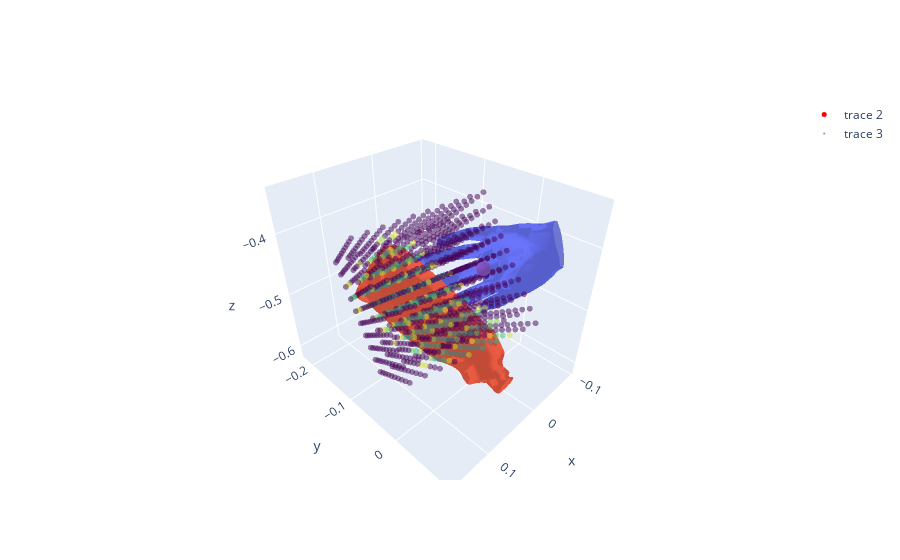

This figure's notebook cell:
### Code cell
from utils.mano import ManoLayer
from utils.utils import load_ho_meta, get_obj_mesh, apply_transform_to_mesh, add_trimesh_to_fig
import trimesh
import plotly.graph_objects as go
import trimesh
import numpy as np
import torch
from scipy.spatial.transform import Rotation as R

# load object
obj_mesh = trimesh.load_mesh('data/models/006_mustard_bottle/textured_simple.obj')


class AmbientSensor():
    def __init__(self, cell_length=0.018):
        # 3次元格子の生成
        x = np.linspace(0, -cell_length*10, 10) 
        y = np.linspace(0, -cell_length*10, 10)
        z = np.linspace(0, cell_length*10, 10)
        X, Y, Z = np.meshgrid(x, y, z, indexing='ij')
        self.lattice = torch.from_numpy(np.column_stack((X.ravel(), Y.ravel(), Z.ravel()))).to(torch.float32)
        trans = torch.tensor([[0.04,0.0,-0.09]])
        self.lattice += trans
        self.lattice_origin = self.lattice.clone()
        
        self.values = torch.rand(self.lattice.shape[0])
        self.cell_length = cell_length


    # set transform to mano hand
    def calc_ambient(self, mano_hand, obj_mesh):
        middle_pos = mano_hand.joints[:, 4]#[np.newaxis, :]
        rotvec = mano_hand.global_orient[0]
        rot = torch.from_numpy(R.from_rotvec(rotvec).as_matrix()).to(torch.float32)
        
        self.lattice = self.lattice_origin @ rot.T + middle_pos
        
        # get signed distance from object mesh to lattice
        sd = torch.from_numpy(obj_mesh.nearest.signed_distance(self.lattice)).to(torch.float32)
        
        # calc ambient value
        self.values[sd < (-self.cell_length)] = 0
        self.values[sd > (-self.cell_length)] = 1 - sd[sd > (-self.cell_length)] / self.cell_length
        self.values[sd > 0] = 1
        return self.values


    def get_spheres(self):
        # 3次元格子を描画
        lattice_spheres = [trimesh.primitives.Sphere(radius=0.005, center=point) for point in self.lattice]



mano = ManoLayer()
anno = load_ho_meta()

mano_hand = mano(anno)

obj_verts, obj_faces, obj_uv, obj_map = get_obj_mesh(anno)
obj_verts = apply_transform_to_mesh(obj_verts, anno)


# print(mano_hand.shape, mano.faces.shape)
mano_mesh = trimesh.Trimesh(vertices=mano_hand.vertices[0], faces=mano.faces, )
obj_mesh = trimesh.Trimesh(vertices=obj_verts, faces=obj_faces)

amb = AmbientSensor()
amb.calc_ambient(mano_hand, obj_mesh)
# print(amb.values)
print(amb.values.min(), amb.values.max())

fig = go.Figure()
add_trimesh_to_fig(fig, mano_mesh, opacity=0.8)
add_trimesh_to_fig(fig, obj_mesh, opacity=0.8)

fig.add_trace(
    go.Scatter3d(
        x=mano_hand.joints[:, 4, 0],
        y=mano_hand.joints[:, 4, 1],
        z=mano_hand.joints[:, 4, 2],
        mode='markers',
        marker=dict(
            size=5,
            color='red',
            opacity=1
        )
    )
)

fig.add_trace(
    go.Scatter3d(
        x=amb.lattice[:, 0],
        y=amb.lattice[:, 1],
        z=amb.lattice[:, 2],
        mode='markers',
        marker=dict(
            size=2,
            color=amb.values,
            colorscale='Viridis',
            opacity=0.5
        )
    )
)

### Figure 1 — Plotly figure (JSON) as saved in the notebook; plotly's stock layout.template omitted (floating-point values rounded to 4 significant figures; data arrays with more than 128 entries replaced by an {"elided": "..."} marker saying what was removed)
{"data": [{"i": {"elided": "1538 int values"}, "j": {"elided": "1538 int values"}, "k": {"elided": "1538 int values"}, "opacity": 0.8, "type": "mesh3d", "x": {"elided": "778 float values"}, "y": {"elided": "778 float values"}, "z": {"elided": "778 float values"}}, {"i": {"elided": "15728 int values"}, "j": {"elided": "15728 int values"}, "k": {"elided": "15728 int values"}, "opacity": 0.8, "type": "mesh3d", "x": {"elided": "7866 float values"}, "y": {"elided": "7866 float values"}, "z": {"elided": "7866 float values"}}, {"marker": {"color": "red", "opacity": 1, "size": 5}, "mode": "markers", "type": "scatter3d", "x": [0.02038], "y": [0.007524], "z": [-0.4157]}, {"marker": {"color": {"elided": "1000 float values"}, "colorscale": [[0, "#440154"], [0.1111, "#482878"], [0.2222, "#3e4989"], [0.3333, "#31688e"], [0.4444, "#26828e"], [0.5556, "#1f9e89"], [0.6667, "#35b779"], [0.7778, "#6ece58"], [0.8889, "#b5de2b"], [1, "#fde725"]], "opacity": 0.5, "size": 2}, "mode": "markers", "type": "scatter3d", "x": {"elided": "1000 float values"}, "y": {"elided": "1000 float values"}, "z": {"elided": "1000 float values"}}], "layout": {}}
